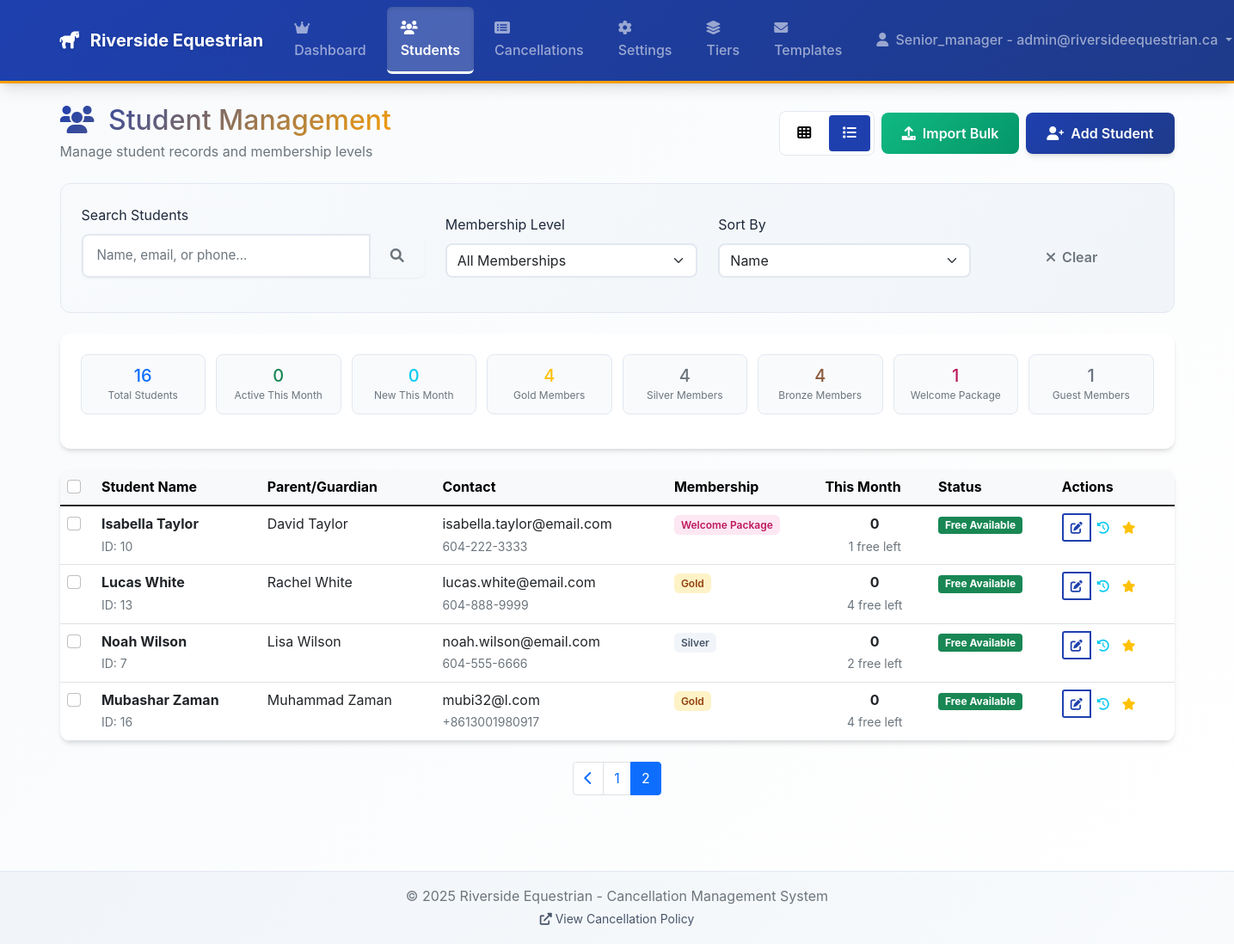
The app's page /manager/students?page=2&search=&membership=&sort= (signed in), older data.
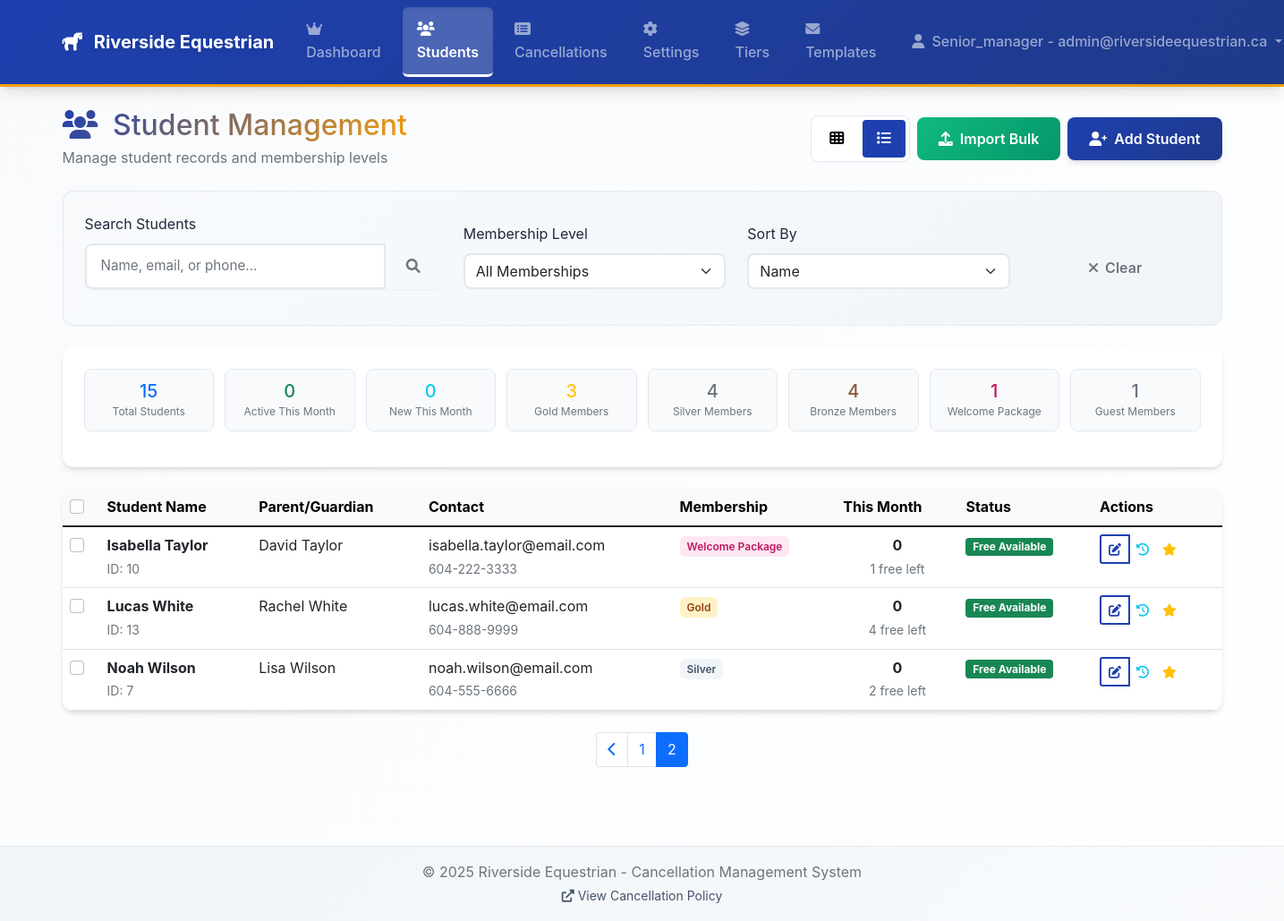
The same page, newer data.
### tables this page shows
CREATE TABLE students (
                id INTEGER PRIMARY KEY AUTOINCREMENT,
                first_name TEXT NOT NULL,
                last_name TEXT NOT NULL,
                parent_first TEXT,
                parent_last TEXT,
                email TEXT UNIQUE NOT NULL,
                phone TEXT,
                membership_level TEXT NOT NULL DEFAULT 'Bronze',
                created_at TIMESTAMP DEFAULT CURRENT_TIMESTAMP,
                updated_at TIMESTAMP DEFAULT CURRENT_TIMESTAMP
            );

### app.py (the view, shortened to what this page needs)
@app.route("/manager/students", methods=["GET", "POST"])
@login_required
@admin_required
def manager_students():
    conn = get_db()
    search = request.args.get("search", "")
    membership_filter = request.args.get("membership", "")
    sort_by = request.args.get("sort", "name")
    page = request.args.get("page", 1, type=int)
    per_page = 12  # Students per page
    where_conditions = []
    params = []
    if search:
        where_conditions.append(
            "(s.first_name LIKE ? OR s.last_name LIKE ? OR s.email LIKE ? OR s.phone LIKE ?)"
        )
        search_param = f"%{search}%"
        params.extend([search_param, search_param, search_param, search_param])
    if membership_filter:
        where_conditions.append("s.membership_level = ?")
        params.append(membership_filter)
    where_clause = " AND ".join(where_conditions)
    if where_clause:
        where_clause = "WHERE " + where_clause
    sort_orders = {
        "name": "s.last_name, s.first_name",
        "email": "s.email",
        "membership": "s.membership_level",
        "recent": "s.created_at DESC",
        "recent_activity": "s.created_at DESC",  # For now, same as recent - can be enhanced later
        "status": "s.membership_level DESC",  # For now, sort by membership - can be enhanced later
    }
    order_by = sort_orders.get(sort_by, "s.last_name, s.first_name")
    students_query = f"""
        SELECT s.*,
               COUNT(c.id) as total_cancellations,
               SUM(CASE WHEN strftime('%Y-%m', c.created_at) = strftime('%Y-%m', 'now') THEN 1 ELSE 0 END) as cancellations_this_month,
               SUM(CASE WHEN c.charged = 0 AND c.excluded = 0 AND strftime('%Y-%m', c.created_at) = strftime('%Y-%m', 'now') THEN 1 ELSE 0 END) as free_used_this_month,
               MAX(c.created_at) as last_cancellation_date
        FROM students s
        LEFT JOIN cancellations c ON s.id = c.student_id
        {where_clause}
        GROUP BY s.id
        ORDER BY {order_by}
    """
    students_raw = conn.execute(students_query, params).fetchall()
    students = []
    for student_raw in students_raw:
        student = dict(student_raw)
        if student.get("created_at") and isinstance(student["created_at"], str):
            try:
                student["created_at"] = datetime.strptime(
                    student["created_at"], "%Y-%m-%d %H:%M:%S"
                )
            except ValueError:
                student["created_at"] = datetime.now()
        elif not student.get("created_at"):
            student["created_at"] = datetime.now()
        student["total_cancellations"] = student.get("total_cancellations") or 0
        student["cancellations_this_month"] = (
            student.get("cancellations_this_month") or 0
        )
        student["free_used_this_month"] = student.get("free_used_this_month") or 0
        membership_limits = {
            "Bronze": 1,
            "Silver": 2,
            "Gold": 4,
            "Intro Package": 1,
            "Legacy": 1,
            "Guest": 1,
            "Welcome Package": 1,
        }
        limit = membership_limits.get(student["membership_level"], 1)
        student["free_remaining"] = max(0, limit - student["free_used_this_month"])
        students.append(student)
    total_students = len(students)
    start = (page - 1) * per_page
    end = start + per_page
    paginated_students = students[start:end]
    class Pagination:
        def __init__(self, page, per_page, total):
            self.page = page
            self.per_page = per_page
            self.total = total
            self.pages = (total + per_page - 1) // per_page
            self.has_prev = page > 1
            self.has_next = page < self.pages
            self.prev_num = page - 1 if self.has_prev else None
            self.next_num = page + 1 if self.has_next else None
        def iter_pages(
            self, left_edge=2, left_current=2, right_current=3, right_edge=2
        ):
            last = self.pages
            for num in range(1, last + 1):
                if (
                    num <= left_edge
                    or (self.page - left_current - 1 < num < self.page + right_current)
                    or num > last - right_edge
                ):
                    yield num
    pagination = Pagination(page, per_page, total_students)
    current_month = datetime.now().strftime("%Y-%m")
    total_students_count = len(students)
    active_this_month = len([s for s in students if s["cancellations_this_month"] > 0])
    new_this_month = len(
        [s for s in students if s["created_at"].strftime("%Y-%m") == current_month]
    )
    gold_members = len([s for s in students if s["membership_level"] == "Gold"])
    silver_members = len([s for s in students if s["membership_level"] == "Silver"])
    bronze_members = len([s for s in students if s["membership_level"] == "Bronze"])
    welcome_members = len(
        [s for s in students if s["membership_level"] == "Welcome Package"]
    )
    guest_members = len([s for s in students if s["membership_level"] == "Guest"])
    stats = {
        "total_students": total_students_count,
        "active_this_month": active_this_month,
        "new_this_month": new_this_month,
        "gold_members": gold_members,
        "silver_members": silver_members,
        "bronze_members": bronze_members,  # NEW
        "welcome_members": welcome_members,  # NEW
        "guest_members": guest_members,  # NEW
    }
    try:
        membership_tiers_raw = conn.execute(
            "SELECT level FROM membership_tiers WHERE active = 1 ORDER BY sort_order"
        ).fetchall()
        membership_tiers = [tier["level"] for tier in membership_tiers_raw]
    except:
        membership_tiers = [
            "Bronze",
            "Silver",
            "Gold",
            "Intro Package",
            "Legacy",
            "Guest",
            "Welcome Package",
        ]
    conn.close()
    return render_template(
        "manager_students.html",
        students=paginated_students,
        membership_tiers=membership_tiers,
        stats=stats,
        pagination=pagination,
        search=search,
        current_membership_filter=membership_filter,
        current_sort=sort_by,
    )

### app.py (called while the page is built)
def get_db():
    conn = sqlite3.connect(app.config["DATABASE"])
    conn.row_factory = sqlite3.Row
    return conn

def login_required(f):
    @wraps(f)
    def decorated_function(*args, **kwargs):
        if "user_id" not in session:
            return redirect(url_for("login"))
        return f(*args, **kwargs)
    return decorated_function

def admin_required(f):
    @wraps(f)
    def decorated_function(*args, **kwargs):
        if "user_role" not in session or session["user_role"] not in [
            "manager",
            "senior_manager",
        ]:
            flash("Admin access required", "error")
            return redirect(url_for("dashboard"))
        return f(*args, **kwargs)
    return decorated_function

@app.context_processor
def inject_now():
    return {"now": datetime.now()}

### templates/manager_students.html (shortened to what the changed rows need)
{% extends "base.html" %}
{% block content %}
<div class="row mb-4">
    <div class="col-12">
        <div class="d-flex justify-content-between align-items-center">
            <div>
                <h1 class="h2 text-gradient mb-1">
                    <i class="fas fa-users me-2"></i>
                    Student Management
                </h1>
            </div>
        </div>
    </div>
</div>
<div class="row mb-4">
    <div class="col-12">
        <div class="card">
            <div class="card-body">
                <div class="student-stats">
                    <div class="stat-item">
                        <h4 class="text-primary mb-1">{{ stats.total_students }}</h4>
                        <small class="text-muted">Total Students</small>
                    </div>
                    <div class="stat-item">
                        <h4 class="text-warning mb-1">{{ stats.gold_members }}</h4>
                        <small class="text-muted">Gold Members</small>
                    </div>
                </div>
            </div>
        </div>
    </div>
</div>
<div class="row">
    <div class="col-12">
        <div id="table-view">
            <div class="card">
                <div class="card-body p-0">
                    <div class="table-responsive">
                        <table class="table table-hover mb-0">
                            <thead class="table-light">
                                <tr>
                                    <th>
                                        <input type="checkbox" class="form-check-input"
                                               onclick="toggleAllStudents(this)">
                                    </th>
                                    <th>Student Name</th>
                                    <th>Parent/Guardian</th>
                                    <th>Contact</th>
                                    <th>Membership</th>
                                    <th>This Month</th>
                                    <th>Status</th>
                                    <th>Actions</th>
                                </tr>
                            </thead>
                            <tbody>
                                {% for student in students %}
                                <tr>
                                    <td>
                                        <input type="checkbox" class="form-check-input student-checkbox"
                                               value="{{ student.id }}">
                                    </td>
                                    <td>
                                        <div>
                                            <strong>{{ student.first_name }} {{ student.last_name }}</strong>
                                            <br><small class="text-muted">ID: {{ student.id }}</small>
                                        </div>
                                    </td>
                                    <td>{{ student.parent_first }} {{ student.parent_last }}</td>
                                    <td>
                                        <div>
                                            {{ student.email }}
                                            <br><small class="text-muted">{{ student.phone }}</small>
                                        </div>
                                    </td>
                                    <td>
                                        <span class="membership-badge membership-{{ student.membership_level|lower|replace(' ', '') }}">
                                            {{ student.membership_level }}
                                        </span>
                                    </td>
                                    <td>
                                        <div class="text-center">
                                            <strong>{{ student.cancellations_this_month }}</strong>
                                            <br><small class="text-muted">{{ student.free_remaining }} free left</small>
                                        </div>
                                    </td>
                                    <td>
                                        {% if student.free_remaining > 0 %}
                                            <span class="badge bg-success">Free Available</span>
                                        {% else %}
                                            <span class="badge bg-warning">No Free Left</span>
                                        {% endif %}
                                    </td>
                                    <td class="table-actions">
                                        <div class="btn-group btn-group-sm">
                                            <button class="btn btn-outline-primary"
                                                    onclick="editStudent({{ student.id }})"
                                                    title="Edit">
                                                <i class="fas fa-edit"></i>
                                            </button>
                                            <button class="btn btn-outline-info"
                                                    onclick="viewHistory({{ student.id }})"
                                                    title="History">
                                                <i class="fas fa-history"></i>
                                            </button>
                                            <button class="btn btn-outline-warning"
                                                    onclick="changeMembership({{ student.id }})"
                                                    title="Change Membership">
                                                <i class="fas fa-star"></i>
                                            </button>
                                        </div>
                                    </td>
                                </tr>
                                {% endfor %}
                            </tbody>
                        </table>
                    </div>
                </div>
            </div>
        </div>
        {% if pagination.pages > 1 %}
        <nav aria-label="Student pagination" class="mt-4">
            <ul class="pagination justify-content-center">
                {% for page_num in pagination.iter_pages() %}
                {% if page_num %}
                    {% if page_num != pagination.page %}
                    <li class="page-item">
                        <a class="page-link" href="{{ url_for('manager_students', page=page_num, search=request.args.get('search', ''), membership=request.args.get('membership', ''), sort=request.args.get('sort', '')) }}">
                            {{ page_num }}
                        </a>
                    </li>
                    {% else %}
                    <li class="page-item active">
                        <span class="page-link">{{ page_num }}</span>
                    </li>
                    {% endif %}
                {% else %}
                <li class="page-item disabled">
                    <span class="page-link">...</span>
                </li>
                {% endif %}
                {% endfor %}
            </ul>
        </nav>
        {% endif %}
    </div>
</div>
{% endblock %}

Row changes from the older to the newer data that the page shows:
removed students: first_name "Mubashar", last_name "Zaman", id "16", parent_first "Muhammad", parent_last "Zaman", email "mubi32@l.com", phone "+8613001980917", membership_level "Gold", cancellations_this_month "0", free_remaining "4"
Text that changed along with them:
{{ stats.total_students }}: "16" → "15"
{{ stats.gold_members }}: "4" → "3"
